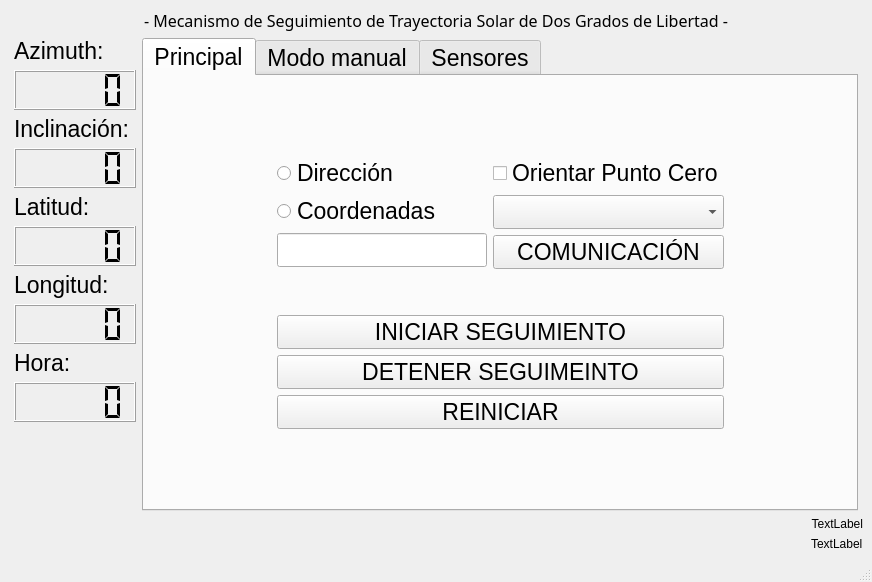
<?xml version="1.0" encoding="UTF-8"?>
<ui version="4.0">
 <class>MainWindow</class>
 <widget class="QMainWindow" name="MainWindow">
  <property name="geometry">
   <rect>
    <x>0</x>
    <y>0</y>
    <width>872</width>
    <height>582</height>
   </rect>
  </property>
  <property name="font">
   <font>
    <family>Arial</family>
   </font>
  </property>
  <property name="windowTitle">
   <string>MSTS2GDL -  Main</string>
  </property>
  <property name="styleSheet">
   <string notr="true"/>
  </property>
  <widget class="QWidget" name="centralwidget">
   <layout class="QVBoxLayout" name="verticalLayout_2">
    <item>
     <widget class="QLabel" name="lblTitulo">
      <property name="font">
       <font>
        <family>Arial Black</family>
        <pointsize>12</pointsize>
       </font>
      </property>
      <property name="text">
       <string>- Mecanismo de Seguimiento de Trayectoria Solar de Dos Grados de Libertad -</string>
      </property>
      <property name="textFormat">
       <enum>Qt::RichText</enum>
      </property>
      <property name="alignment">
       <set>Qt::AlignCenter</set>
      </property>
     </widget>
    </item>
    <item>
     <layout class="QHBoxLayout" name="horizontalLayout">
      <property name="topMargin">
       <number>0</number>
      </property>
      <property name="rightMargin">
       <number>5</number>
      </property>
      <item>
       <layout class="QVBoxLayout" name="verticalLayout_3">
        <property name="leftMargin">
         <number>5</number>
        </property>
        <item alignment="Qt::AlignTop">
         <widget class="QLabel" name="lblAzimuth">
          <property name="font">
           <font>
            <family>Arial</family>
            <pointsize>17</pointsize>
           </font>
          </property>
          <property name="text">
           <string>Azimuth: </string>
          </property>
         </widget>
        </item>
        <item>
         <widget class="QLCDNumber" name="lcdAzimuth">
          <property name="minimumSize">
           <size>
            <width>0</width>
            <height>40</height>
           </size>
          </property>
          <property name="maximumSize">
           <size>
            <width>150</width>
            <height>40</height>
           </size>
          </property>
          <property name="font">
           <font>
            <family>Arial</family>
            <pointsize>17</pointsize>
           </font>
          </property>
          <property name="styleSheet">
           <string notr="true"/>
          </property>
          <property name="smallDecimalPoint">
           <bool>false</bool>
          </property>
          <property name="digitCount">
           <number>5</number>
          </property>
          <property name="segmentStyle">
           <enum>QLCDNumber::Flat</enum>
          </property>
          <property name="value" stdset="0">
           <double>0.000000000000000</double>
          </property>
         </widget>
        </item>
        <item>
         <widget class="QLabel" name="lblInclinacion">
          <property name="font">
           <font>
            <family>Arial</family>
            <pointsize>17</pointsize>
           </font>
          </property>
          <property name="text">
           <string>Inclinación: </string>
          </property>
         </widget>
        </item>
        <item>
         <widget class="QLCDNumber" name="lcdInclinacion">
          <property name="minimumSize">
           <size>
            <width>0</width>
            <height>40</height>
           </size>
          </property>
          <property name="maximumSize">
           <size>
            <width>150</width>
            <height>40</height>
           </size>
          </property>
          <property name="font">
           <font>
            <pointsize>17</pointsize>
           </font>
          </property>
          <property name="smallDecimalPoint">
           <bool>false</bool>
          </property>
          <property name="digitCount">
           <number>5</number>
          </property>
          <property name="segmentStyle">
           <enum>QLCDNumber::Flat</enum>
          </property>
          <property name="value" stdset="0">
           <double>0.000000000000000</double>
          </property>
         </widget>
        </item>
        <item>
         <widget class="QLabel" name="lblLatitud">
          <property name="font">
           <font>
            <family>Arial</family>
            <pointsize>17</pointsize>
           </font>
          </property>
          <property name="text">
           <string>Latitud: </string>
          </property>
         </widget>
        </item>
        <item>
         <widget class="QLCDNumber" name="lcdLatitud">
          <property name="minimumSize">
           <size>
            <width>0</width>
            <height>40</height>
           </size>
          </property>
          <property name="maximumSize">
           <size>
            <width>150</width>
            <height>40</height>
           </size>
          </property>
          <property name="font">
           <font>
            <pointsize>17</pointsize>
           </font>
          </property>
          <property name="smallDecimalPoint">
           <bool>false</bool>
          </property>
          <property name="segmentStyle">
           <enum>QLCDNumber::Flat</enum>
          </property>
         </widget>
        </item>
        <item>
         <widget class="QLabel" name="lblLongitud">
          <property name="font">
           <font>
            <family>Arial</family>
            <pointsize>17</pointsize>
           </font>
          </property>
          <property name="text">
           <string>Longitud: </string>
          </property>
         </widget>
        </item>
        <item>
         <widget class="QLCDNumber" name="lcdLongitud">
          <property name="minimumSize">
           <size>
            <width>0</width>
            <height>40</height>
           </size>
          </property>
          <property name="maximumSize">
           <size>
            <width>150</width>
            <height>40</height>
           </size>
          </property>
          <property name="font">
           <font>
            <pointsize>17</pointsize>
           </font>
          </property>
          <property name="smallDecimalPoint">
           <bool>false</bool>
          </property>
          <property name="segmentStyle">
           <enum>QLCDNumber::Flat</enum>
          </property>
         </widget>
        </item>
        <item>
         <widget class="QLabel" name="lblHora">
          <property name="font">
           <font>
            <family>Arial</family>
            <pointsize>17</pointsize>
           </font>
          </property>
          <property name="text">
           <string>Hora: </string>
          </property>
         </widget>
        </item>
        <item>
         <widget class="QLCDNumber" name="lcdHora">
          <property name="minimumSize">
           <size>
            <width>0</width>
            <height>40</height>
           </size>
          </property>
          <property name="maximumSize">
           <size>
            <width>150</width>
            <height>40</height>
           </size>
          </property>
          <property name="font">
           <font>
            <pointsize>17</pointsize>
           </font>
          </property>
          <property name="smallDecimalPoint">
           <bool>false</bool>
          </property>
          <property name="segmentStyle">
           <enum>QLCDNumber::Flat</enum>
          </property>
         </widget>
        </item>
        <item>
         <spacer name="verticalSpacer">
          <property name="orientation">
           <enum>Qt::Vertical</enum>
          </property>
          <property name="sizeHint" stdset="0">
           <size>
            <width>20</width>
            <height>40</height>
           </size>
          </property>
         </spacer>
        </item>
       </layout>
      </item>
      <item>
       <widget class="QTabWidget" name="tabWidget">
        <property name="font">
         <font>
          <family>Arial</family>
          <pointsize>17</pointsize>
         </font>
        </property>
        <property name="styleSheet">
         <string notr="true"/>
        </property>
        <property name="currentIndex">
         <number>0</number>
        </property>
        <widget class="QWidget" name="tabSeguimiento">
         <attribute name="title">
          <string>Principal</string>
         </attribute>
         <layout class="QGridLayout" name="gridLayout_2">
          <item row="1" column="0">
           <spacer name="horizontalSpacer">
            <property name="orientation">
             <enum>Qt::Horizontal</enum>
            </property>
            <property name="sizeHint" stdset="0">
             <size>
              <width>40</width>
              <height>20</height>
             </size>
            </property>
           </spacer>
          </item>
          <item row="1" column="2">
           <spacer name="horizontalSpacer_2">
            <property name="orientation">
             <enum>Qt::Horizontal</enum>
            </property>
            <property name="sizeHint" stdset="0">
             <size>
              <width>40</width>
              <height>20</height>
             </size>
            </property>
           </spacer>
          </item>
          <item row="0" column="1">
           <spacer name="verticalSpacer_3">
            <property name="orientation">
             <enum>Qt::Vertical</enum>
            </property>
            <property name="sizeHint" stdset="0">
             <size>
              <width>20</width>
              <height>40</height>
             </size>
            </property>
           </spacer>
          </item>
          <item row="1" column="1">
           <layout class="QGridLayout" name="gridLayout">
            <item row="0" column="1">
             <layout class="QVBoxLayout" name="verticalLayout_5">
              <item>
               <widget class="QCheckBox" name="cbxPuntoZ">
                <property name="font">
                 <font>
                  <family>Arial</family>
                  <pointsize>17</pointsize>
                 </font>
                </property>
                <property name="text">
                 <string>Orientar Punto Cero</string>
                </property>
               </widget>
              </item>
              <item>
               <widget class="QComboBox" name="comboBox">
                <property name="enabled">
                 <bool>true</bool>
                </property>
                <property name="font">
                 <font>
                  <family>Arial</family>
                  <pointsize>17</pointsize>
                 </font>
                </property>
               </widget>
              </item>
              <item>
               <widget class="QPushButton" name="btnIniciar">
                <property name="font">
                 <font>
                  <family>Arial</family>
                  <pointsize>17</pointsize>
                 </font>
                </property>
                <property name="text">
                 <string>COMUNICACIÓN</string>
                </property>
               </widget>
              </item>
              <item>
               <spacer name="verticalSpacer_6">
                <property name="orientation">
                 <enum>Qt::Vertical</enum>
                </property>
                <property name="sizeHint" stdset="0">
                 <size>
                  <width>20</width>
                  <height>40</height>
                 </size>
                </property>
               </spacer>
              </item>
             </layout>
            </item>
            <item row="0" column="0">
             <layout class="QVBoxLayout" name="verticalLayout_4">
              <item>
               <widget class="QRadioButton" name="rbtnDireccion">
                <property name="font">
                 <font>
                  <family>Arial</family>
                  <pointsize>17</pointsize>
                 </font>
                </property>
                <property name="text">
                 <string>Dirección</string>
                </property>
               </widget>
              </item>
              <item>
               <widget class="QRadioButton" name="rbtnCoordenadas">
                <property name="font">
                 <font>
                  <family>Arial</family>
                  <pointsize>17</pointsize>
                 </font>
                </property>
                <property name="text">
                 <string>Coordenadas</string>
                </property>
               </widget>
              </item>
              <item>
               <widget class="QLineEdit" name="inDireccion">
                <property name="sizePolicy">
                 <sizepolicy hsizetype="Fixed" vsizetype="Fixed">
                  <horstretch>0</horstretch>
                  <verstretch>0</verstretch>
                 </sizepolicy>
                </property>
                <property name="font">
                 <font>
                  <family>Arial</family>
                  <pointsize>17</pointsize>
                 </font>
                </property>
               </widget>
              </item>
              <item>
               <spacer name="verticalSpacer_5">
                <property name="orientation">
                 <enum>Qt::Vertical</enum>
                </property>
                <property name="sizeHint" stdset="0">
                 <size>
                  <width>20</width>
                  <height>40</height>
                 </size>
                </property>
               </spacer>
              </item>
             </layout>
            </item>
            <item row="1" column="0" colspan="2">
             <widget class="QPushButton" name="btnSeguimiento">
              <property name="font">
               <font>
                <family>Arial</family>
                <pointsize>17</pointsize>
               </font>
              </property>
              <property name="text">
               <string>INICIAR SEGUIMIENTO</string>
              </property>
             </widget>
            </item>
            <item row="2" column="0" colspan="2">
             <widget class="QPushButton" name="btnDetener">
              <property name="font">
               <font>
                <family>Arial</family>
                <pointsize>17</pointsize>
               </font>
              </property>
              <property name="text">
               <string>DETENER SEGUIMEINTO</string>
              </property>
             </widget>
            </item>
            <item row="3" column="0" colspan="2">
             <widget class="QPushButton" name="btnReinicio">
              <property name="font">
               <font>
                <family>Arial</family>
                <pointsize>17</pointsize>
               </font>
              </property>
              <property name="text">
               <string>REINICIAR</string>
              </property>
             </widget>
            </item>
           </layout>
          </item>
          <item row="2" column="1">
           <spacer name="verticalSpacer_4">
            <property name="orientation">
             <enum>Qt::Vertical</enum>
            </property>
            <property name="sizeHint" stdset="0">
             <size>
              <width>20</width>
              <height>40</height>
             </size>
            </property>
           </spacer>
          </item>
         </layout>
        </widget>
        <widget class="QWidget" name="tabManual">
         <property name="enabled">
          <bool>true</bool>
         </property>
         <attribute name="title">
          <string>Modo manual</string>
         </attribute>
         <layout class="QGridLayout" name="gridLayout_4">
          <item row="1" column="2">
           <spacer name="horizontalSpacer_4">
            <property name="orientation">
             <enum>Qt::Horizontal</enum>
            </property>
            <property name="sizeHint" stdset="0">
             <size>
              <width>40</width>
              <height>20</height>
             </size>
            </property>
           </spacer>
          </item>
          <item row="1" column="0">
           <spacer name="horizontalSpacer_3">
            <property name="orientation">
             <enum>Qt::Horizontal</enum>
            </property>
            <property name="sizeHint" stdset="0">
             <size>
              <width>40</width>
              <height>20</height>
             </size>
            </property>
           </spacer>
          </item>
          <item row="0" column="1">
           <spacer name="verticalSpacer_2">
            <property name="orientation">
             <enum>Qt::Vertical</enum>
            </property>
            <property name="sizeHint" stdset="0">
             <size>
              <width>20</width>
              <height>40</height>
             </size>
            </property>
           </spacer>
          </item>
          <item row="2" column="1">
           <spacer name="verticalSpacer_7">
            <property name="orientation">
             <enum>Qt::Vertical</enum>
            </property>
            <property name="sizeHint" stdset="0">
             <size>
              <width>20</width>
              <height>40</height>
             </size>
            </property>
           </spacer>
          </item>
          <item row="1" column="1">
           <layout class="QGridLayout" name="gridLayout_3">
            <item row="1" column="1">
             <widget class="QSpinBox" name="cmbStep"/>
            </item>
            <item row="3" column="1">
             <widget class="QLabel" name="lblAzimuthM">
              <property name="font">
               <font>
                <family>Arial</family>
                <pointsize>15</pointsize>
               </font>
              </property>
              <property name="text">
               <string>Azimuth</string>
              </property>
              <property name="alignment">
               <set>Qt::AlignCenter</set>
              </property>
             </widget>
            </item>
            <item row="4" column="0">
             <widget class="QPushButton" name="btnInclinacionM">
              <property name="font">
               <font>
                <family>Arial</family>
                <pointsize>22</pointsize>
               </font>
              </property>
              <property name="text">
               <string>-</string>
              </property>
             </widget>
            </item>
            <item row="4" column="2">
             <widget class="QPushButton" name="btnInclinacionP">
              <property name="font">
               <font>
                <family>Arial</family>
                <pointsize>22</pointsize>
               </font>
              </property>
              <property name="text">
               <string>+</string>
              </property>
             </widget>
            </item>
            <item row="3" column="0">
             <widget class="QPushButton" name="btnAzimuthN">
              <property name="font">
               <font>
                <family>Arial</family>
                <pointsize>22</pointsize>
               </font>
              </property>
              <property name="text">
               <string>-</string>
              </property>
             </widget>
            </item>
            <item row="0" column="1">
             <widget class="QLabel" name="label">
              <property name="text">
               <string>Avance:</string>
              </property>
              <property name="alignment">
               <set>Qt::AlignCenter</set>
              </property>
             </widget>
            </item>
            <item row="4" column="1">
             <widget class="QLabel" name="lblInclinacionM">
              <property name="font">
               <font>
                <family>Arial</family>
                <pointsize>15</pointsize>
               </font>
              </property>
              <property name="text">
               <string>Inclinación</string>
              </property>
              <property name="alignment">
               <set>Qt::AlignCenter</set>
              </property>
             </widget>
            </item>
            <item row="3" column="2">
             <widget class="QPushButton" name="btnAzimuthP">
              <property name="font">
               <font>
                <family>Arial</family>
                <pointsize>22</pointsize>
               </font>
              </property>
              <property name="text">
               <string>+</string>
              </property>
             </widget>
            </item>
            <item row="7" column="0">
             <widget class="QSpinBox" name="spbAzimuth"/>
            </item>
            <item row="6" column="2">
             <widget class="QPushButton" name="pushButton">
              <property name="font">
               <font>
                <pointsize>16</pointsize>
               </font>
              </property>
              <property name="text">
               <string>Set. In.</string>
              </property>
             </widget>
            </item>
            <item row="6" column="0">
             <widget class="QPushButton" name="btnSetZeroA">
              <property name="font">
               <font>
                <family>Arial</family>
                <pointsize>16</pointsize>
               </font>
              </property>
              <property name="text">
               <string>Set Az.</string>
              </property>
             </widget>
            </item>
            <item row="2" column="1">
             <spacer name="verticalSpacer_10">
              <property name="orientation">
               <enum>Qt::Vertical</enum>
              </property>
              <property name="sizeHint" stdset="0">
               <size>
                <width>20</width>
                <height>40</height>
               </size>
              </property>
             </spacer>
            </item>
            <item row="5" column="1">
             <spacer name="verticalSpacer_9">
              <property name="orientation">
               <enum>Qt::Vertical</enum>
              </property>
              <property name="sizeHint" stdset="0">
               <size>
                <width>20</width>
                <height>40</height>
               </size>
              </property>
             </spacer>
            </item>
           </layout>
          </item>
         </layout>
        </widget>
        <widget class="QWidget" name="tabSensor">
         <attribute name="title">
          <string>Sensores</string>
         </attribute>
         <layout class="QGridLayout" name="gridLayout_5">
          <property name="leftMargin">
           <number>1</number>
          </property>
          <property name="topMargin">
           <number>1</number>
          </property>
          <property name="rightMargin">
           <number>1</number>
          </property>
          <property name="bottomMargin">
           <number>1</number>
          </property>
          <property name="horizontalSpacing">
           <number>6</number>
          </property>
          <item row="0" column="0">
           <widget class="QTabWidget" name="tabWidget_2">
            <property name="font">
             <font>
              <family>Arial</family>
              <pointsize>13</pointsize>
             </font>
            </property>
            <property name="layoutDirection">
             <enum>Qt::LeftToRight</enum>
            </property>
            <property name="currentIndex">
             <number>0</number>
            </property>
            <widget class="QWidget" name="snsrTab1">
             <attribute name="title">
              <string>Radiación global</string>
             </attribute>
             <layout class="QVBoxLayout" name="verticalLayout_6">
              <property name="leftMargin">
               <number>1</number>
              </property>
              <property name="topMargin">
               <number>1</number>
              </property>
              <property name="rightMargin">
               <number>1</number>
              </property>
              <property name="bottomMargin">
               <number>1</number>
              </property>
              <item>
               <layout class="QVBoxLayout" name="lytGlobal"/>
              </item>
             </layout>
            </widget>
            <widget class="QWidget" name="snsrTab2">
             <attribute name="title">
              <string>Radiación directa</string>
             </attribute>
             <layout class="QVBoxLayout" name="verticalLayout_7">
              <property name="leftMargin">
               <number>1</number>
              </property>
              <property name="topMargin">
               <number>1</number>
              </property>
              <property name="rightMargin">
               <number>1</number>
              </property>
              <property name="bottomMargin">
               <number>1</number>
              </property>
              <item>
               <layout class="QHBoxLayout" name="lytDirecta"/>
              </item>
             </layout>
            </widget>
           </widget>
          </item>
          <item row="1" column="0">
           <widget class="QPushButton" name="btnGuardar">
            <property name="font">
             <font>
              <pointsize>16</pointsize>
             </font>
            </property>
            <property name="text">
             <string>Guardar Datos</string>
            </property>
           </widget>
          </item>
         </layout>
        </widget>
       </widget>
      </item>
     </layout>
    </item>
    <item>
     <widget class="QLabel" name="lblSerial">
      <property name="text">
       <string>TextLabel</string>
      </property>
      <property name="alignment">
       <set>Qt::AlignRight|Qt::AlignTrailing|Qt::AlignVCenter</set>
      </property>
     </widget>
    </item>
    <item alignment="Qt::AlignRight">
     <widget class="QLabel" name="lblRead">
      <property name="frameShape">
       <enum>QFrame::NoFrame</enum>
      </property>
      <property name="text">
       <string>TextLabel</string>
      </property>
      <property name="margin">
       <number>0</number>
      </property>
     </widget>
    </item>
   </layout>
  </widget>
  <widget class="QMenuBar" name="menubar">
   <property name="geometry">
    <rect>
     <x>0</x>
     <y>0</y>
     <width>872</width>
     <height>23</height>
    </rect>
   </property>
  </widget>
  <widget class="QStatusBar" name="statusbar"/>
 </widget>
 <resources/>
 <connections/>
</ui>
